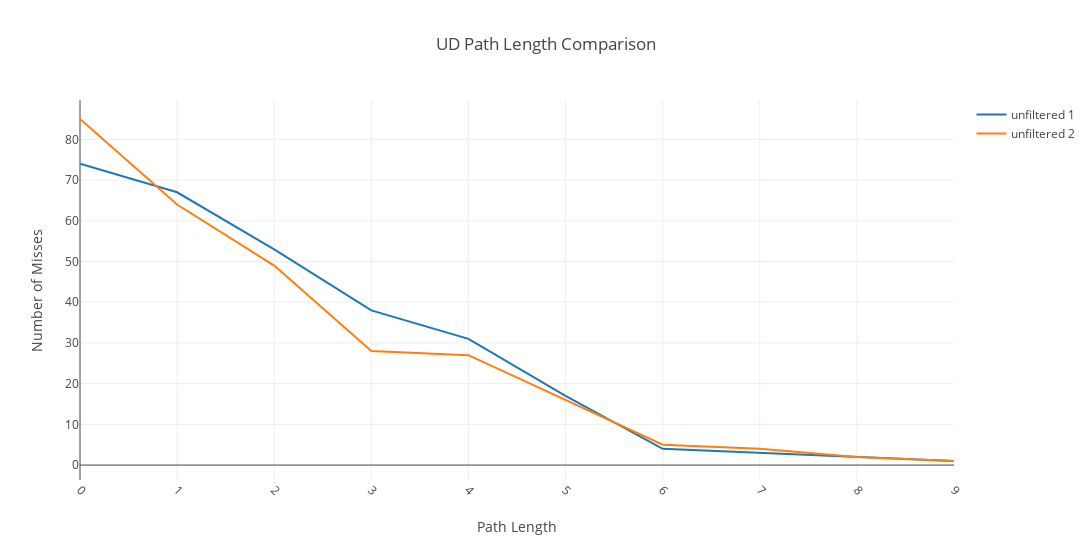

Here is the notebook cell this chart was saved with:
### Code cell
scatter1 = go.Scatter(
        x=[i for i in range(10)], 
        y=[filtered_only_misses_by_ud_dict['total'].get(i, 0) for i in range(10)],
        mode='lines',
        name='unfiltered 1'
    )

scatter2= go.Scatter(
    x=[i for i in range(10)], 
    y=[unfiltered_only_misses_by_ud_dict['total'].get(i, 0) for i in range(10)],
    mode='lines',
    name='unfiltered 2'
)


layout = go.Layout(
    title='UD Path Length Comparison',
    xaxis_title="Path Length",
    yaxis_title="Number of Misses",        
    barmode='overlay',
    width=1200,
    xaxis = go.layout.XAxis(
        tickangle = 45,
        automargin = True
        
    )
    
        
)

fig = go.Figure(data=[scatter1,scatter2], layout=layout)


fig.show()

### Figure 1 — Plotly figure (JSON) as saved in the notebook; plotly's stock layout.template omitted (floating-point values rounded to 4 significant figures)
{"data": [{"mode": "lines", "name": "unfiltered 1", "type": "scatter", "uid": "d2df7f8c-2338-4ad0-87d1-4bf3a7c94e1c", "x": [0, 1, 2, 3, 4, 5, 6, 7, 8, 9], "y": [74, 67, 53, 38, 31, 17, 4, 3, 2, 1]}, {"mode": "lines", "name": "unfiltered 2", "type": "scatter", "uid": "1ed77e9f-67c3-441a-af6a-7ff9352dd780", "x": [0, 1, 2, 3, 4, 5, 6, 7, 8, 9], "y": [85, 64, 49, 28, 27, 16, 5, 4, 2, 1]}], "layout": {"barmode": "overlay", "title": {"text": "UD Path Length Comparison"}, "width": 1200, "xaxis": {"automargin": true, "tickangle": 45, "title": {"text": "Path Length"}}, "yaxis": {"title": {"text": "Number of Misses"}}}}
